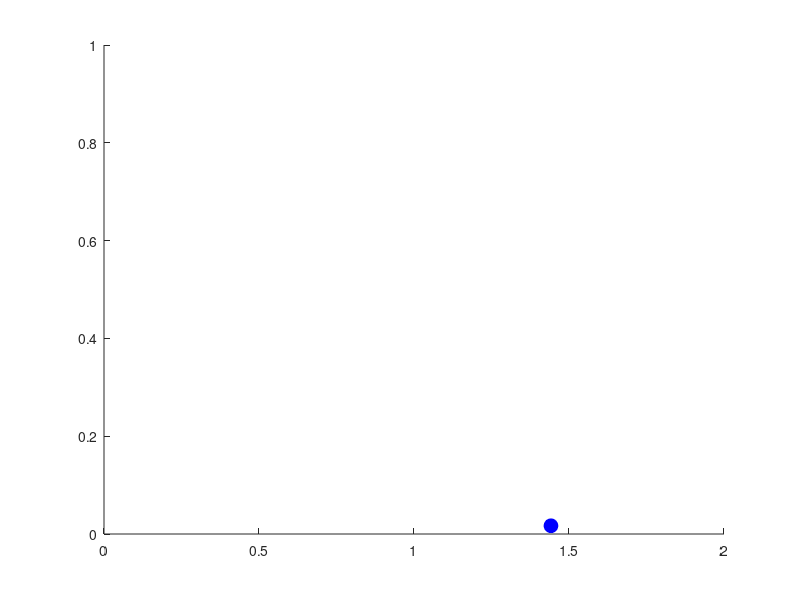

Source code (MATLAB):
% Parameters
g = 9.81;                % gravitational acceleration (m/s^2)
dt = 0.01;               % time step
t_end = 5;               % simulation duration
e = 0.9;                 % coefficient of restitution (energy loss)
% Table/Window boundaries
xmin = 0; xmax = 2;
ymin = 0; ymax = 1;

% Initial conditions: [x, y, vx, vy]
state = [1, 0.5, 1, 2];

figure;
hold on;
axis([xmin xmax ymin ymax]);
h = plot(state(1), state(2), 'bo', 'MarkerSize', 10, 'MarkerFaceColor', 'b');

for t = 0:dt:t_end
    % Update velocities due to gravity
    state(4) = state(4) - g * dt; % vy affected by gravity

    % Update positions
    state(1) = state(1) + state(3) * dt;
    state(2) = state(2) + state(4) * dt;

    % Check for collision with floor and ceiling (y-boundaries)
    if state(2) <= ymin
        state(2) = ymin; % reposition ball
        state(4) = -state(4) * e;
    elseif state(2) >= ymax
        state(2) = ymax;
        state(4) = -state(4) * e;
    end

    % Check for collision with left and right walls (x-boundaries)
    if state(1) <= xmin
        state(1) = xmin;
        state(3) = -state(3) * e;
    elseif state(1) >= xmax
        state(1) = xmax;
        state(3) = -state(3) * e;
    end

    % Update plot
    set(h, 'XData', state(1), 'YData', state(2));
    drawnow;
end

